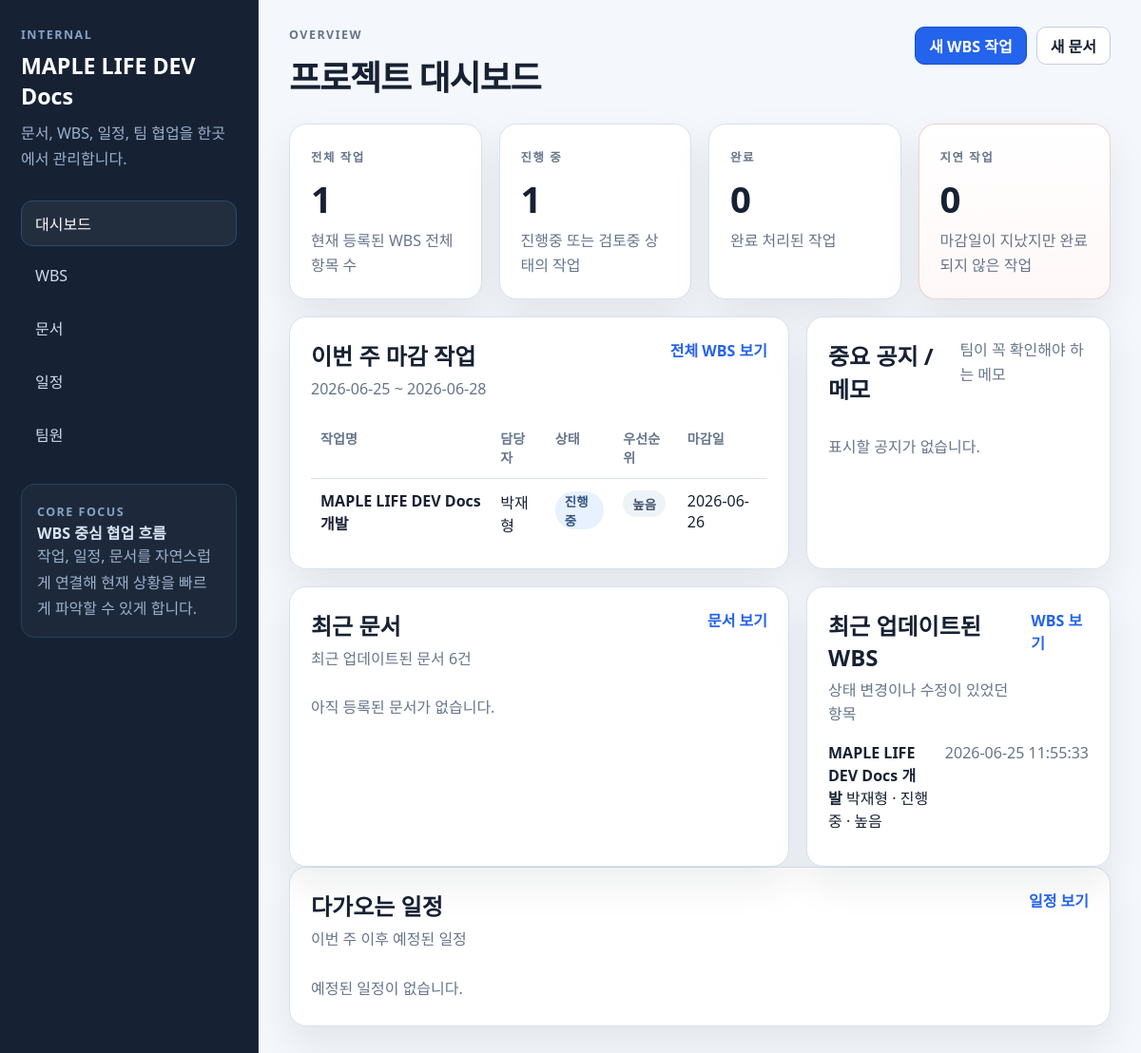
The page / on the database its author committed.
### tables this page shows
CREATE TABLE wbs_tasks (
    id INTEGER PRIMARY KEY AUTOINCREMENT,
    parent_id INTEGER REFERENCES wbs_tasks(id) ON DELETE SET NULL,
    title TEXT NOT NULL,
    description TEXT,
    assignee_id INTEGER REFERENCES members(id) ON DELETE SET NULL,
    status TEXT NOT NULL DEFAULT '예정',
    priority TEXT NOT NULL DEFAULT '보통',
    start_date TEXT,
    due_date TEXT,
    completed_date TEXT,
    progress INTEGER NOT NULL DEFAULT 0,
    notes TEXT,
    created_at TIMESTAMP DEFAULT CURRENT_TIMESTAMP,
    updated_at TIMESTAMP DEFAULT CURRENT_TIMESTAMP
);

CREATE TABLE members (
    id INTEGER PRIMARY KEY AUTOINCREMENT,
    name TEXT NOT NULL,
    role TEXT,
    part TEXT,
    contact TEXT,
    is_active INTEGER NOT NULL DEFAULT 1,
    created_at TIMESTAMP DEFAULT CURRENT_TIMESTAMP,
    updated_at TIMESTAMP DEFAULT CURRENT_TIMESTAMP
);

### app/dashboard.py (the view)
@bp.route("/")
def index():
    db = get_db()
    today = today_local()
    _, week_end = week_bounds(today)
    today_str = today.isoformat()
    week_end_str = week_end.isoformat()
    summary = db.execute(
        """
        SELECT
            COUNT(*) AS total_tasks,
            SUM(CASE WHEN status IN ('진행중', '검토중') THEN 1 ELSE 0 END) AS in_progress_tasks,
            SUM(CASE WHEN status = '완료' THEN 1 ELSE 0 END) AS completed_tasks,
            SUM(
                CASE
                    WHEN due_date IS NOT NULL
                     AND due_date < ?
                     AND status != '완료'
                    THEN 1 ELSE 0
                END
            ) AS delayed_tasks
        FROM wbs_tasks
        """,
        (today_str,),
    ).fetchone()
    week_due_tasks = db.execute(
        """
        SELECT t.id, t.title, t.status, t.priority, t.due_date, m.name AS assignee_name
        FROM wbs_tasks t
        LEFT JOIN members m ON m.id = t.assignee_id
        WHERE t.due_date BETWEEN ? AND ?
          AND t.status != '완료'
        ORDER BY t.due_date ASC, t.id ASC
        LIMIT 8
        """,
        (today_str, week_end_str),
    ).fetchall()
    recent_documents = db.execute(
        """
        SELECT d.id, d.title, d.doc_type, d.updated_at, m.name AS author_name
        FROM documents d
        LEFT JOIN members m ON m.id = d.author_id
        ORDER BY d.updated_at DESC, d.id DESC
        LIMIT 6
        """
    ).fetchall()
    recent_tasks = db.execute(
        """
        SELECT t.id, t.title, t.status, t.priority, t.updated_at, m.name AS assignee_name
        FROM wbs_tasks t
        LEFT JOIN members m ON m.id = t.assignee_id
        ORDER BY t.updated_at DESC, t.id DESC
        LIMIT 6
        """
    ).fetchall()
    pinned_notice = db.execute(
        """
        SELECT id, title, content, updated_at
        FROM notices
        WHERE is_pinned = 1
        ORDER BY updated_at DESC, id DESC
        LIMIT 1
        """
    ).fetchone()
    upcoming_schedules = db.execute(
        """
        SELECT s.id, s.title, s.start_date, s.end_date, s.schedule_type, m.name AS assignee_name
        FROM schedules s
        LEFT JOIN members m ON m.id = s.assignee_id
        WHERE s.end_date >= ?
        ORDER BY s.start_date ASC, s.id ASC
        LIMIT 6
        """,
        (today_str,),
    ).fetchall()
    return render_template(
        "dashboard/index.html",
        summary=summary,
        week_due_tasks=week_due_tasks,
        recent_documents=recent_documents,
        recent_tasks=recent_tasks,
        pinned_notice=pinned_notice,
        upcoming_schedules=upcoming_schedules,
        today=today,
        week_end=week_end,
    )

### app/db.py (called while the page is built)
def get_db():
    if "db" not in g:
        db_path = Path(current_app.config["DATABASE"])
        db_path.parent.mkdir(parents=True, exist_ok=True)
        g.db = sqlite3.connect(db_path)
        g.db.row_factory = sqlite3.Row
        g.db.execute("PRAGMA foreign_keys = ON")
    return g.db

### app/utils.py (called while the page is built)
def today_local() -> date:
    return date.today()

def week_bounds(reference: date | None = None) -> tuple[date, date]:
    current = reference or today_local()
    start = current - timedelta(days=current.weekday())
    end = start + timedelta(days=6)
    return start, end

### app/templates/dashboard/index.html (shortened to what this page needs)
{% extends "base.html" %}
{% block page_title %}프로젝트 대시보드{% endblock %}
{% block topbar_eyebrow %}Overview{% endblock %}
{% block topbar_actions %}
  <a href="{{ url_for('wbs.create_task') }}" class="button button--primary">새 WBS 작업</a>
  <a href="{{ url_for('documents.create_document') }}" class="button button--secondary">새 문서</a>
{% endblock %}
{% block content %}
  <section class="stats-grid">
    <article class="stat-card">
      <span class="stat-label">전체 작업</span>
      <strong>{{ summary["total_tasks"] or 0 }}</strong>
      <p>현재 등록된 WBS 전체 항목 수</p>
    </article>
    <article class="stat-card">
      <span class="stat-label">진행 중</span>
      <strong>{{ summary["in_progress_tasks"] or 0 }}</strong>
      <p>진행중 또는 검토중 상태의 작업</p>
    </article>
    <article class="stat-card">
      <span class="stat-label">완료</span>
      <strong>{{ summary["completed_tasks"] or 0 }}</strong>
      <p>완료 처리된 작업</p>
    </article>
    <article class="stat-card stat-card--alert">
      <span class="stat-label">지연 작업</span>
      <strong>{{ summary["delayed_tasks"] or 0 }}</strong>
      <p>마감일이 지났지만 완료되지 않은 작업</p>
    </article>
  </section>
  <section class="dashboard-grid">
    <article class="panel panel--wide">
      <div class="panel-heading">
        <div>
          <h2>이번 주 마감 작업</h2>
          <p>{{ today.strftime("%Y-%m-%d") }} ~ {{ week_end.strftime("%Y-%m-%d") }}</p>
        </div>
        <a href="{{ url_for('wbs.list_tasks') }}" class="text-link">전체 WBS 보기</a>
      </div>
      {% if week_due_tasks %}
        <div class="table-wrap">
          <table class="table">
            <thead>
              <tr>
                <th>작업명</th>
                <th>담당자</th>
                <th>상태</th>
                <th>우선순위</th>
                <th>마감일</th>
              </tr>
            </thead>
            <tbody>
              {% for task in week_due_tasks %}
                <tr>
                  <td><a class="table-link" href="{{ url_for('wbs.edit_task', task_id=task['id']) }}">{{ task["title"] }}</a></td>
                  <td>{{ task["assignee_name"] or "-" }}</td>
                  <td><span class="badge badge--status">{{ task["status"] }}</span></td>
                  <td><span class="badge badge--priority">{{ task["priority"] }}</span></td>
                  <td>{{ task["due_date"] or "-" }}</td>
                </tr>
              {% endfor %}
            </tbody>
          </table>
        </div>
      {% else %}
        <p class="empty-state">이번 주 마감 작업이 없습니다.</p>
      {% endif %}
    </article>
    <article class="panel">
      <div class="panel-heading">
        <h2>중요 공지 / 메모</h2>
        <p>팀이 꼭 확인해야 하는 메모</p>
      </div>
      {% if pinned_notice %}
        <div class="notice-card">
          <strong>{{ pinned_notice["title"] }}</strong>
          <p>{{ pinned_notice["content"] }}</p>
          <span class="muted-text">업데이트 {{ pinned_notice["updated_at"] }}</span>
        </div>
      {% else %}
        <p class="empty-state">표시할 공지가 없습니다.</p>
      {% endif %}
    </article>
  </section>
  <section class="dashboard-grid">
    <article class="panel">
      <div class="panel-heading">
        <div>
          <h2>최근 문서</h2>
          <p>최근 업데이트된 문서 6건</p>
        </div>
        <a href="{{ url_for('documents.list_documents') }}" class="text-link">문서 보기</a>
      </div>
      {% if recent_documents %}
        <ul class="item-list">
          {% for document in recent_documents %}
            <li>
              <div class="list-row">
                <div>
                  <a class="item-title-link" href="{{ url_for('documents.detail', document_id=document['id']) }}">{{ document["title"] }}</a>
                  <span>{{ document["doc_type"] }} · {{ document["author_name"] or "작성자 미지정" }}</span>
                </div>
                <time>{{ document["updated_at"] }}</time>
              </div>
            </li>
          {% endfor %}
        </ul>
      {% else %}
        <p class="empty-state">아직 등록된 문서가 없습니다.</p>
      {% endif %}
    </article>
    <article class="panel">
      <div class="panel-heading">
        <div>
          <h2>최근 업데이트된 WBS</h2>
          <p>상태 변경이나 수정이 있었던 항목</p>
        </div>
        <a href="{{ url_for('wbs.list_tasks') }}" class="text-link">WBS 보기</a>
      </div>
      {% if recent_tasks %}
        <ul class="item-list">
          {% for row in recent_tasks %}
            <li>
              <div class="list-row">
                <div>
                  <a class="item-title-link" href="{{ url_for('wbs.edit_task', task_id=row['id']) }}">{{ row["title"] }}</a>
                  <span>{{ row["assignee_name"] or "담당자 미지정" }} · {{ row["status"] }} · {{ row["priority"] }}</span>
                </div>
                <time>{{ row["updated_at"] }}</time>
              </div>
            </li>
          {% endfor %}
        </ul>
      {% else %}
        <p class="empty-state">아직 WBS 항목이 없습니다.</p>
      {% endif %}
    </article>
  </section>
  <section class="panel">
    <div class="panel-heading">
      <div>
        <h2>다가오는 일정</h2>
        <p>이번 주 이후 예정된 일정</p>
      </div>
      <a href="{{ url_for('schedules.list_schedules') }}" class="text-link">일정 보기</a>
    </div>
    {% if upcoming_schedules %}
      <div class="table-wrap">
        <table class="table">
          <thead>
            <tr>
              <th>일정명</th>
              <th>유형</th>
              <th>담당자</th>
              <th>시작일</th>
              <th>종료일</th>
            </tr>
          </thead>
          <tbody>
            {% for item in upcoming_schedules %}
              <tr>
                <td><a class="table-link" href="{{ url_for('schedules.edit_schedule', schedule_id=item['id']) }}">{{ item["title"] }}</a></td>
                <td>{{ item["schedule_type"] }}</td>
                <td>{{ item["assignee_name"] or "-" }}</td>
                <td>{{ item["start_date"] }}</td>
                <td>{{ item["end_date"] }}</td>
              </tr>
            {% endfor %}
          </tbody>
        </table>
      </div>
    {% else %}
      <p class="empty-state">예정된 일정이 없습니다.</p>
    {% endif %}
  </section>
{% endblock %}

### app/static/styles.css (style rules this page uses)
:root { --bg: #f4f7fb; --sidebar: #162234; --sidebar-border: #223149; --surface: #ffffff; --surface-soft: #f7f9fc; --surface-muted: #eef3f8; --text: #172133; --muted: #66758b; --line: #d9e1ec; --line-strong: #c4cedd; --accent: #2463eb; --accent-strong: #0f4fce; --success: #1d8f5a; --warning: #c78014; --danger: #c54343; --shadow: 0 18px 40px rgba(15, 23, 42, 0.08); }
* { box-sizing: border-box; }
body { margin: 0; min-height: 100vh; color: var(--text); background: var(--bg); font-family: "Segoe UI", "Noto Sans KR", Arial, sans-serif; }
a { color: inherit; }
.sidebar__eyebrow, .topbar__eyebrow, .stat-label, .meta-key, .sidebar__note-label { margin: 0 0 8px; color: var(--muted); font-size: 0.78rem; font-weight: 700; letter-spacing: 0.12em; text-transform: uppercase; }
.stats-grid, .dashboard-grid, .filter-grid, .form-grid, .detail-grid { display: grid; gap: 18px; }
.stats-grid { grid-template-columns: repeat(4, minmax(0, 1fr)); }
.dashboard-grid { grid-template-columns: minmax(0, 1.3fr) minmax(320px, 0.7fr); margin-top: 18px; }
.stat-card, .panel { padding: 22px; border: 1px solid var(--line); border-radius: 18px; background: var(--surface); box-shadow: var(--shadow); }
.stat-card strong { display: block; margin: 8px 0 6px; font-size: 2.4rem; letter-spacing: -0.05em; }
.stat-card p, .panel-heading p, .muted-text, .subtext, .empty-state, .field-help { margin: 0; color: var(--muted); line-height: 1.6; }
.stat-card--alert { border-color: rgba(197, 67, 67, 0.24); background: linear-gradient(180deg, #fff 0%, #fff8f8 100%); }
.panel { min-width: 0; }
.panel-heading { display: flex; align-items: flex-start; justify-content: space-between; gap: 16px; margin-bottom: 16px; }
.panel-heading h2, .panel-subsection h3 { margin: 0 0 6px; }
.button, .button-link { display: inline-flex; align-items: center; justify-content: center; min-height: 40px; padding: 0 14px; border: 1px solid var(--line-strong); border-radius: 10px; background: var(--surface); color: var(--text); font-weight: 600; text-decoration: none; cursor: pointer; }
.button--primary { border-color: var(--accent-strong); background: var(--accent); color: #ffffff; }
.button-link--danger, .text-link { color: var(--accent); text-decoration: none; font-weight: 600; }
.table-wrap { overflow-x: auto; }
.table { width: 100%; border-collapse: collapse; }
.table th, .table td { padding: 12px 10px; border-top: 1px solid var(--line); text-align: left; vertical-align: top; }
.table thead th { border-top: 0; color: var(--muted); font-size: 0.88rem; font-weight: 700; }
.table-link, .item-title-link { color: var(--text); text-decoration: none; font-weight: 600; }
.badge { display: inline-flex; align-items: center; min-height: 28px; padding: 0 10px; border-radius: 999px; font-size: 0.84rem; font-weight: 700; }
.badge--status, .badge--planned { color: #315381; background: #e7f1ff; }
.badge--priority { color: #42526b; background: #eef3f8; }
.item-list { margin: 0; padding: 0; list-style: none; }
.item-list li { padding: 14px 0; border-top: 1px solid var(--line); }
.item-list li:first-child { padding-top: 0; border-top: 0; }
.list-row { display: flex; align-items: flex-start; justify-content: space-between; gap: 16px; }
.list-row time { color: var(--muted); white-space: nowrap; }
.empty-state { padding: 10px 0 4px; }

### rows shown on the page
wbs_tasks: title "MAPLE LIFE DEV Docs 개발", name "박재형", status "진행중", priority "높음", due_date "2026-06-26", updated_at "2026-06-25 11:55:33"

### other values the page prints
{{ summary["total_tasks"] or 0 }} "1"
{{ summary["in_progress_tasks"] or 0 }} "1"
{{ summary["completed_tasks"] or 0 }} "0"
{{ summary["delayed_tasks"] or 0 }} "0"
{{ today.strftime("%Y-%m-%d") }} "2026-06-25"
{{ week_end.strftime("%Y-%m-%d") }} "2026-06-28"
